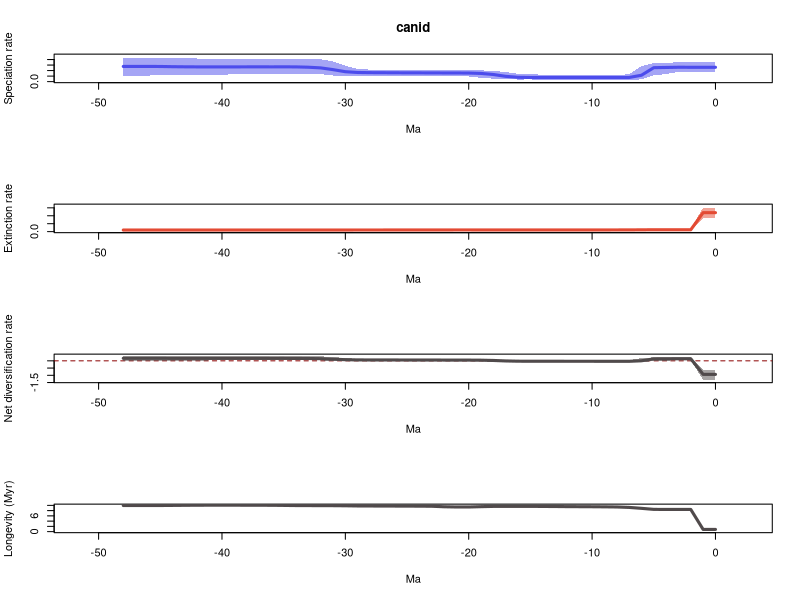

Write R code to recreate this figure.
# 1 files combined:
# 	/home/eeb177-student/Desktop/eeb-177/lab-work/exercise-9/longer-pyrate-run/pyrate_mcmc_logs/canid_occ_1_marginal_rates.log

# 95% HPDs calculated using code from Biopy (https://www.cs.auckland.ac.nz/~yhel002/biopy/)

pdf(file='/home/eeb177-student/Desktop/eeb-177/lab-work/exercise-9/longer-pyrate-run/pyrate_mcmc_logs/canid_occ_1_marginal_rates_RTT.pdf',width=0.6*9, height=16.8)
par(mfrow=c(4,1))
library(scales)
L_hpd_m95=c(0.175309204848, 0.175309204848,0.176807861228,0.176807861228,0.136821318168,0.114783446095,0.0390626019924,0.0361738648596,0.0358921402045,0.0361738648596,0.0365157780024,0.0365157780024,0.0365157780024,0.0365157780024,0.0365157780024,0.0388708529469,0.0381864637973,0.0418842553069,0.0533162955106,0.0681285249973,0.0937724824303,0.0987572741394,0.0988025978049,0.101621200756,0.101072653912,0.0988025978049,0.0968977853489,0.0993466607069,0.0971716222151,0.0949401119631,0.0950457062705,0.110889296532,0.135638538328,0.1420620514,0.141623179963,0.146672286729,0.146672286729,0.135638538328,0.133141545655,0.130520218256,0.127554955125,0.127054365881,0.127554955125,0.127554955125,0.127054365881,0.117701029206,0.1094343059,0.108595999106,0.107310280408)
L_hpd_M95=c(0.353262979355, 0.353262979355,0.353262979355,0.352591727495,0.337826905756,0.337826905756,0.281940923735,0.129878828572,0.127414579689,0.127001373249,0.127489136994,0.126533170304,0.126848840497,0.127414579689,0.127414579689,0.131983263154,0.142899964249,0.173904063528,0.195895868194,0.203244956854,0.210690906154,0.210543200378,0.209911405239,0.211439072224,0.211355574011,0.209911405239,0.210933479039,0.216843394177,0.216843394177,0.230322803028,0.287327760954,0.366989093182,0.405175952294,0.411454333034,0.415155907636,0.417663404895,0.416813738473,0.406867546441,0.407128110181,0.408668899519,0.408637714274,0.413886861963,0.418706995856,0.423275162246,0.426728731569,0.435167250385,0.433824058443,0.433824058443,0.433824058443)
M_hpd_m95=c(0.846801854348, 0.846801854348,0.08592310091,0.08592310091,0.08592310091,0.085168660655,0.0822945839065,0.0783894037796,0.079661822826,0.0790799648052,0.0818560259335,0.0822945839065,0.0818560259335,0.0833370879504,0.0822945839065,0.0822945839065,0.0823751728008,0.0822945839065,0.0821738552883,0.0821738552883,0.0801202548927,0.0801202548927,0.0800954010831,0.0822423516665,0.0821738552883,0.0759379424452,0.0783051941764,0.0759379424452,0.0764278891042,0.0759379424452,0.0725136710843,0.0684583710493,0.0647702494099,0.0647702494099,0.0617929657134,0.0571141380853,0.0567973397122,0.0565564002753,0.0558042317207,0.053888503757,0.0525950202583,0.0523417539477,0.0523417539477,0.050385902692,0.0487627089204,0.0476007612483,0.0476007612483,0.0476007612483,0.0476007612483)
M_hpd_M95=c(1.51658694317, 1.51658694317,0.191366502879,0.191366502879,0.190865852077,0.191575693463,0.178525429509,0.148385045162,0.136730654192,0.131893338553,0.131893338553,0.130478044771,0.129297853124,0.129297853124,0.126466724371,0.12606780949,0.126466724371,0.126466724371,0.126466724371,0.129036623855,0.12988841928,0.12988841928,0.129297853124,0.129297853124,0.12988841928,0.124679251316,0.127476320969,0.12579845162,0.127573507625,0.127476320969,0.129918480566,0.129918480566,0.129036623855,0.129918480566,0.130132950163,0.128896001927,0.130132950163,0.130132950163,0.129918480566,0.130132950163,0.130132950163,0.130075739913,0.130600043379,0.130132950163,0.130132950163,0.130320904824,0.130320904824,0.130320904824,0.130320904824)
R_hpd_m95=c(-1.30541374706, -1.30541374706,0.0279474817085,0.0336268110662,0.0174715437675,-0.00388847367744,-0.112578656824,-0.0907614297526,-0.0806001613101,-0.0762055508738,-0.0756967074097,-0.0748776918837,-0.0748776918837,-0.0744536362113,-0.0715175783122,-0.0746482979451,-0.0701562165578,-0.0693258583786,-0.0558848850217,-0.0366834197484,-0.0228629058583,-0.0149245329881,-0.0143191523917,-0.0075626075138,-0.00752706226155,-0.00767152126173,-0.00767152126173,-0.0075626075138,-0.0075626075138,-0.013222691564,-0.00961916894226,0.000255752127015,0.0303920719306,0.0368772324602,0.0414844328606,0.0423557699037,0.0418868427633,0.0402385655823,0.0239987276262,0.0227948606655,0.0227948606655,0.0230982982318,0.0146736331671,0.0119155250489,0.0155861929121,0.00858938857423,0.00545111820284,0.00545111820284,0.00320100510428)
R_hpd_M95=c(-0.604882323252, -0.604882323252,0.241063780755,0.245293167446,0.243566109766,0.242078631502,0.191191886802,0.0397944777938,0.0314063950767,0.0324629907369,0.0312045145744,0.0314063950767,0.0314063950767,0.0308592680414,0.0325085776199,0.0312045145744,0.0454297987133,0.0739671323601,0.0955991686735,0.110308306577,0.115000749715,0.117023924326,0.113117208484,0.111085654085,0.111085654085,0.112605829148,0.114824368798,0.117834562087,0.120782062399,0.130578352461,0.192321924359,0.261860916534,0.310901654827,0.315073550491,0.325249021937,0.323533462007,0.322226956733,0.323533462007,0.311011308218,0.31463475661,0.31870352382,0.323533462007,0.320520515153,0.323349302846,0.337669061409,0.348562945107,0.354120938341,0.354120938341,0.354120938341)
L_mean=c(0.259483334986, 0.259483334986,0.259623922759,0.260298342428,0.256419718123,0.252475488147,0.115303904709,0.0750769495758,0.0744864764807,0.0743983497708,0.0744490425851,0.0744793695068,0.0744900146014,0.0745997035587,0.0746189854856,0.0750636117208,0.0783031048643,0.0956414180073,0.128883500984,0.148452521104,0.155413142397,0.156579169807,0.157043989934,0.157964440766,0.158689271115,0.159272175675,0.160060306732,0.161311806609,0.16229824962,0.165407042205,0.179622494472,0.217108942124,0.248661744144,0.260651723176,0.266671314259,0.267733228601,0.267001188873,0.267802014462,0.267177340649,0.266864186621,0.266920319839,0.267006762279,0.26687282964,0.268113424455,0.27026225825,0.27410714536,0.275198653488,0.27449031535,0.274832706378)
M_mean=c(1.19569620507, 1.19569620507,0.118513343027,0.118478044773,0.118441180998,0.118057540502,0.112787708793,0.10845877934,0.106512883135,0.105919054553,0.10552493606,0.105282543129,0.10507340253,0.104593441251,0.104275700779,0.103929063624,0.10399635853,0.104080533869,0.104074354854,0.105205256255,0.106633209172,0.10658435822,0.105585640161,0.103480944337,0.103157125303,0.102887027786,0.102778372065,0.102691469954,0.102451271185,0.102289326103,0.101586606542,0.101186414816,0.101047801556,0.100892058328,0.100739540889,0.100183105771,0.0996674424143,0.0996460038694,0.0995175799822,0.0993122694781,0.0993224346067,0.0993613568719,0.0994705795601,0.0998008804263,0.100181592716,0.100527787432,0.100527787432,0.100527787432,0.100527787432)
R_mean=c(-0.936212870082, -0.936212870082,0.141110579732,0.141820297654,0.137978537125,0.134417947645,0.00251619591676,-0.0333818297644,-0.0320264066541,-0.0315207047817,-0.0310758934746,-0.0308031736218,-0.030583387929,-0.0299937376927,-0.0296567152931,-0.0288654519035,-0.0256932536661,-0.0084391158621,0.0248091461302,0.043247264849,0.0487799332258,0.0499948115874,0.051458349773,0.0544834964297,0.0555321458113,0.0563851478891,0.0572819346662,0.058620336655,0.0598469784351,0.0631177161023,0.07803588793,0.115922527308,0.147613942588,0.159759664848,0.16593177337,0.16755012283,0.167333746459,0.168156010593,0.167659760667,0.167551917142,0.167597885233,0.167645405407,0.16740225008,0.168312544029,0.170080665534,0.173579357928,0.174670866056,0.173962527917,0.174304918946)
trans=0.5
age=(0:(49-1))* -1
plot(age,age,type = 'n', ylim = c(0, 0.478683975424), xlim = c(-51.45,2.45), ylab = 'Speciation rate', xlab = 'Ma',main='canid' )
polygon(c(age, rev(age)), c(L_hpd_M95, rev(L_hpd_m95)), col = alpha("#4c4cec",trans), border = NA)
lines(rev(age), rev(L_mean), col = "#4c4cec", lwd=3)
plot(age,age,type = 'n', ylim = c(0, 1.66824563749), xlim = c(-51.45,2.45), ylab = 'Extinction rate', xlab = 'Ma' )
polygon(c(age, rev(age)), c(M_hpd_M95, rev(M_hpd_m95)), col = alpha("#e34a33",trans), border = NA)
lines(rev(age), rev(M_mean), col = "#e34a33", lwd=3)
plot(age,age,type = 'n', ylim = c(-1.43595512176, 0.389533032175), xlim = c(-51.45,2.45), ylab = 'Net diversification rate', xlab = 'Ma' )
abline(h=0,lty=2,col="darkred")
polygon(c(age, rev(age)), c(R_hpd_M95, rev(R_hpd_m95)), col = alpha("#504A4B",trans), border = NA)
lines(rev(age), rev(R_mean), col = "#504A4B", lwd=3)
plot(age,age,type = 'n', ylim = c(0, max(1/M_mean)), xlim = c(-51.45,2.45), ylab = 'Longevity (Myr)', xlab = 'Ma' )
lines(rev(age), rev(1/M_mean), col = "#504A4B", lwd=3)
n <- dev.off()